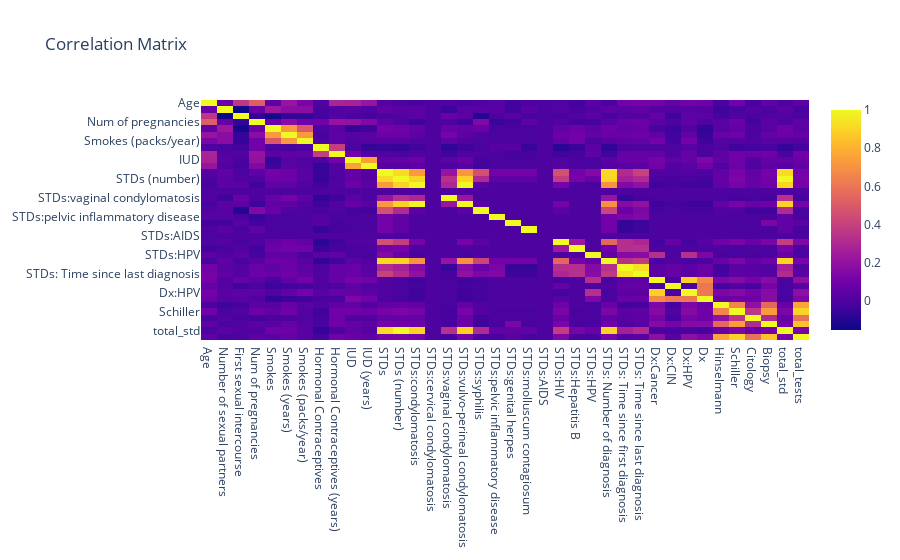

The notebook cell this image was saved under:
### Markdown cell above
# Data Exploration

### Code cell
corr_matrix = df.corr()
corr_matrix.fillna(0,inplace=True)
corr_graph = px.imshow(corr_matrix, aspect="auto",title="Correlation Matrix")
corr_graph.show()

### Figure 1 — Plotly figure (JSON) as saved in the notebook; plotly's stock layout.template omitted (floating-point values rounded to 4 significant figures; data arrays with more than 128 entries replaced by an {"elided": "..."} marker saying what was removed)
{"data": [{"coloraxis": "coloraxis", "hovertemplate": "x: %{x}<br>y: %{y}<br>color: %{z}<extra></extra>", "name": "0", "type": "heatmap", "x": ["Age", "Number of sexual partners", "First sexual intercourse", "Num of pregnancies", "Smokes", "Smokes (years)", "Smokes (packs/year)", "Hormonal Contraceptives", "Hormonal Contraceptives (years)", "IUD", "IUD (years)", "STDs", "STDs (number)", "STDs:condylomatosis", "STDs:cervical condylomatosis", "STDs:vaginal condylomatosis", "STDs:vulvo-perineal condylomatosis", "STDs:syphilis", "STDs:pelvic inflammatory disease", "STDs:genital herpes", "STDs:molluscum contagiosum", "STDs:AIDS", "STDs:HIV", "STDs:Hepatitis B", "STDs:HPV", "STDs: Number of diagnosis", "STDs: Time since first diagnosis", "STDs: Time since last diagnosis", "Dx:Cancer", "Dx:CIN", "Dx:HPV", "Dx", "Hinselmann", "Schiller", "Citology", "Biopsy", "total_std", "total_tests"], "xaxis": "x", "y": ["Age", "Number of sexual partners", "First sexual intercourse", "Num of pregnancies", "Smokes", "Smokes (years)", "Smokes (packs/year)", "Hormonal Contraceptives", "Hormonal Contraceptives (years)", "IUD", "IUD (years)", "STDs", "STDs (number)", "STDs:condylomatosis", "STDs:cervical condylomatosis", "STDs:vaginal condylomatosis", "STDs:vulvo-perineal condylomatosis", "STDs:syphilis", "STDs:pelvic inflammatory disease", "STDs:genital herpes", "STDs:molluscum contagiosum", "STDs:AIDS", "STDs:HIV", "STDs:Hepatitis B", "STDs:HPV", "STDs: Number of diagnosis", "STDs: Time since first diagnosis", "STDs: Time since last diagnosis", "Dx:Cancer", "Dx:CIN", "Dx:HPV", "Dx", "Hinselmann", "Schiller", "Citology", "Biopsy", "total_std", "total_tests"], "yaxis": "y", "z": {"elided": "38x38 float values"}}], "layout": {"autosize": true, "coloraxis": {"colorscale": [[0, "#0d0887"], [0.1111, "#46039f"], [0.2222, "#7201a8"], [0.3333, "#9c179e"], [0.4444, "#bd3786"], [0.5556, "#d8576b"], [0.6667, "#ed7953"], [0.7778, "#fb9f3a"], [0.8889, "#fdca26"], [1, "#f0f921"]]}, "title": {"text": "Correlation Matrix"}, "xaxis": {"anchor": "y", "autorange": true, "domain": [0, 1], "range": [-0.5, 37.5], "type": "category"}, "yaxis": {"anchor": "x", "autorange": true, "domain": [0, 1], "range": [37.5, -0.5], "type": "category"}}}
